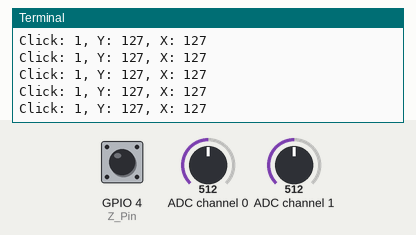
This program was run on a simulated Raspberry Pi (BCM pin numbers). On the bench: the last lines printed to the terminal. The test bench sets the inputs (shaded band); at power-on: ADC channel 0 = 512, ADC channel 1 = 512, GPIO 4 (Z_Pin) HIGH (analog values on the 0–1023 scale).

Above: at 1.2 s.
1.3 s: ADC channel 0 set to 716
At 1.8 s:
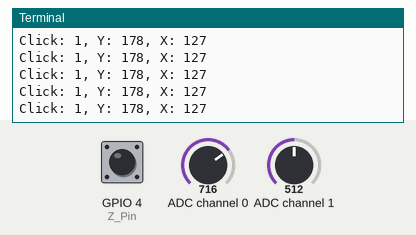
2.8 s: ADC channel 1 set to 716
At 3.8 s:
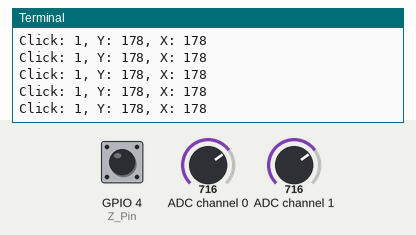
4.3 s: GPIO 4 (Z_Pin) pulled LOW for 0.15 s
5.9 s: ADC channel 0 set to 900
At 6.7 s:
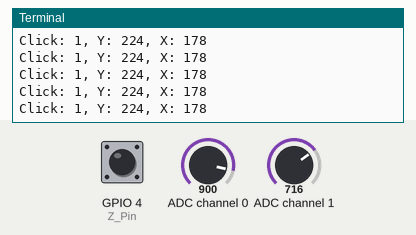
7.4 s: GPIO 4 (Z_Pin) pulled LOW for 1 s
9.9 s: ADC channel 1 set to 900
At 11.0 s:
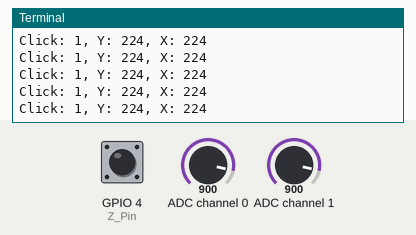
Timing chart, 0 to 12.0 s (numbered marks = the images above; inputs shaded):
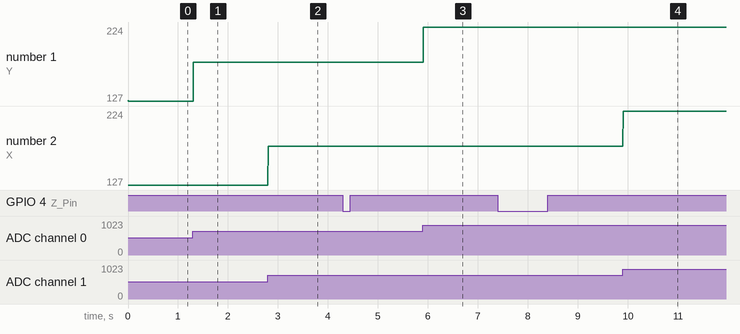

Measured:
- after the input at 1.3 s, the terminal: prints a new line at once (image 1)
- after the input at 2.8 s, the terminal: prints a new line at once (image 2)
- after the input at 5.9 s, the terminal: prints a new line at once (image 3)
- after the input at 9.9 s, the terminal: prints a new line at once (image 4)
- plotted number 1: 127 → 178 after the input at 1.3 s, 178 → 224 after the input at 5.9 s

The program:

joystick.py
```python
##ex20 Á¶ÀÌ½ºÆ½

import RPi.GPIO as GPIO
import time
import smbus

GPIO.setwarnings(False)

address = 0x48
bus = smbus.SMBus(1)
cmd = 0x40

Z_Pin = 4

GPIO.setmode(GPIO.BCM)
GPIO.setup(Z_Pin,GPIO.IN,GPIO.PUD_UP)

def analogRead(chn):
    bus.write_byte(address,cmd+chn)
    value = bus.read_byte(address)
    return value

def analogWrite(value):
    bus.write_byte_data(address,cmd,value)

while True:
    val_Z = GPIO.input(Z_Pin)
    val_Y = analogRead(1)
    val_X = analogRead(0)
    print("Click: %d, Y: %d, X: %d" % (val_Z, val_Y, val_X))
```
